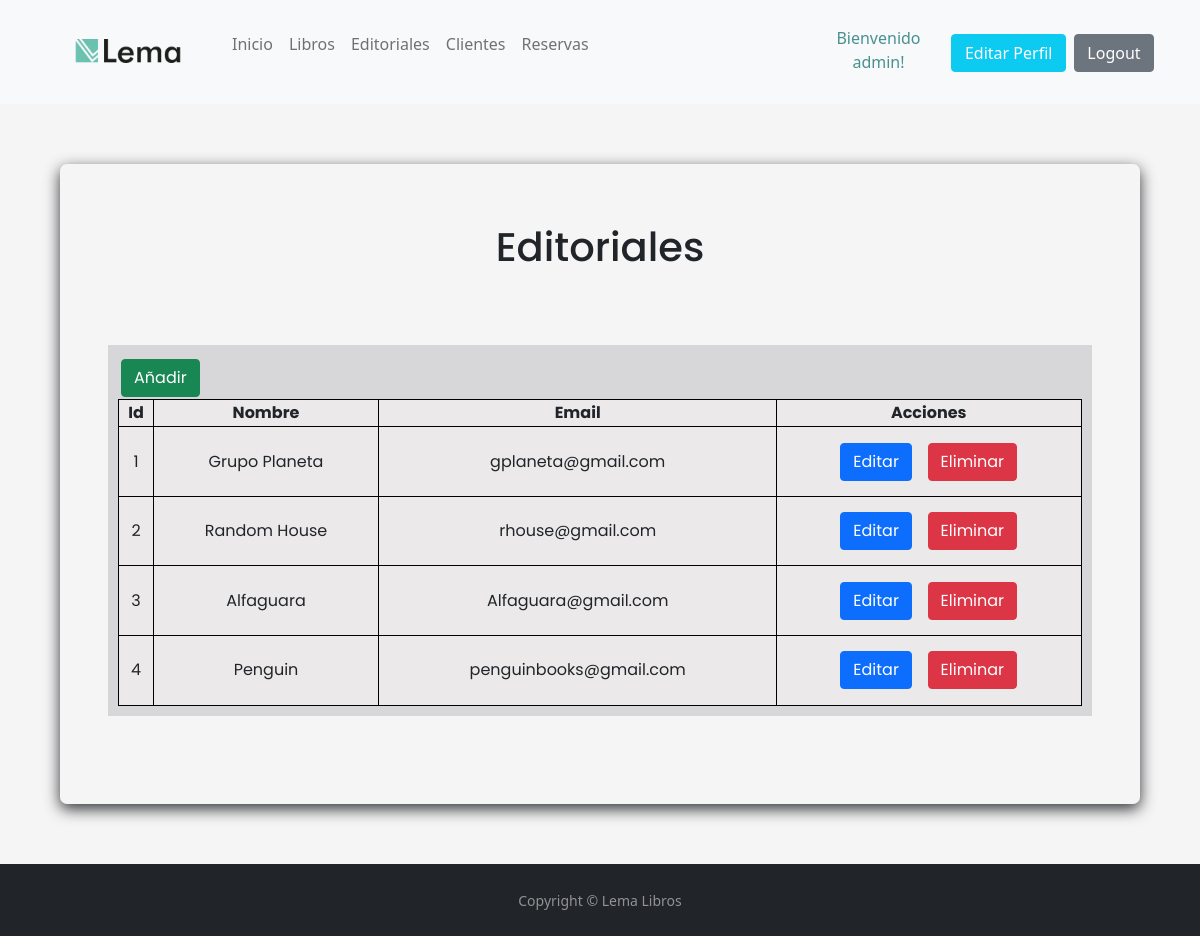
Page /negocio/editoriales/ (signed in) on the earlier database version.
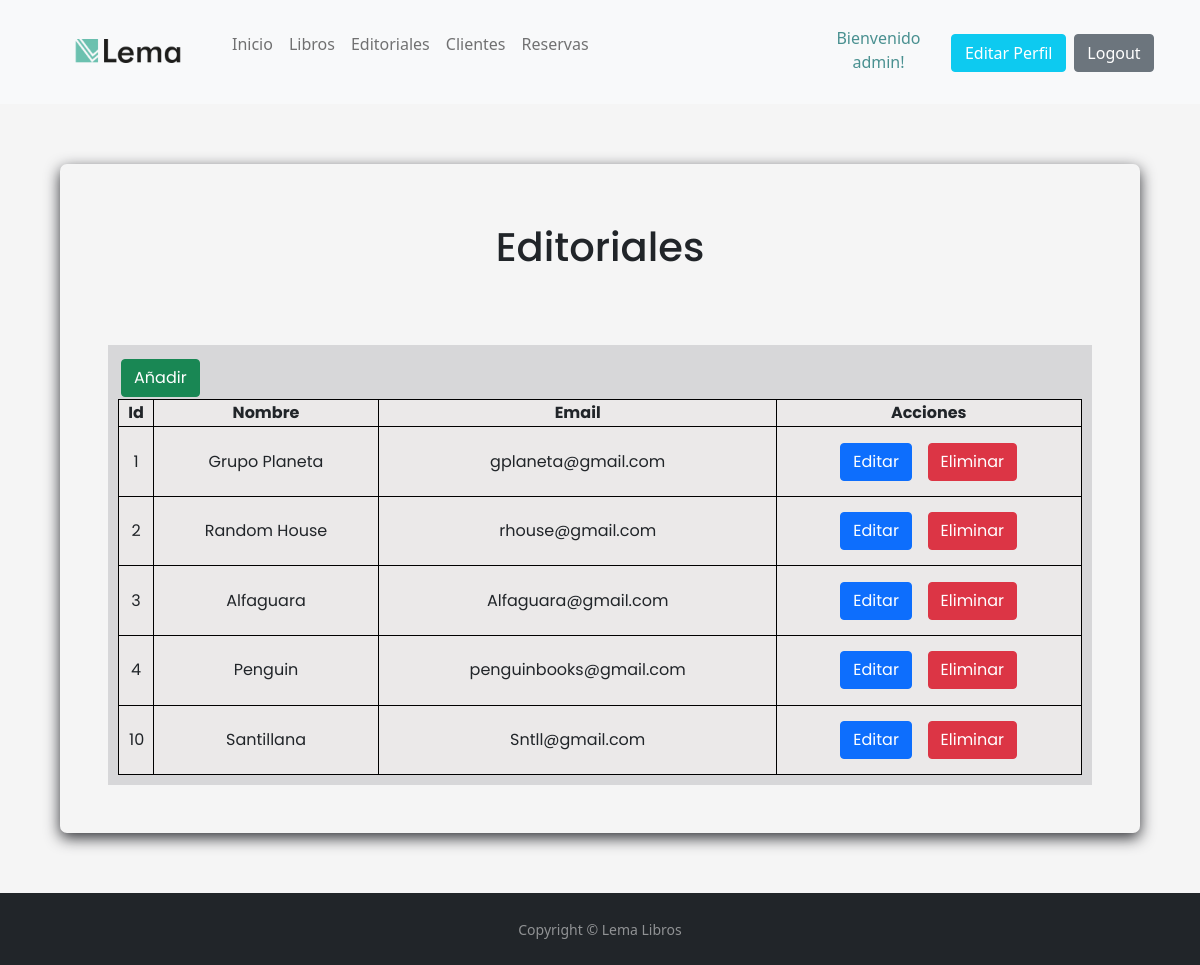
Same page on the later database version.
### negocio/models.py (models this page shows, shortened)
class Editorial(models.Model):
    nombre = models.CharField(max_length=25)
    email = models.EmailField()
    class Meta:
        verbose_name = "Editorial"
        verbose_name_plural = "Editoriales"

### negocio/views.py (the view)
# urls.py: path('editoriales/', EditorialList.as_view(), name="editoriales"),
class EditorialList(LoginRequiredMixin, ListView):
    model = Editorial

### negocio/templates/negocio/editorial_list.html (shortened to what this page needs)
<!DOCTYPE html>
<html>
    <head>
        {% extends 'negocio/home.html' %}
        {% block contenido %}
            <h1>Editoriales</h1>
            <div id=contenedor_tabla>
                <table>
                    <tr>
                        <td>
                            <a href="{% url 'editorial_create' %}"><button type="button" class="btn btn-success">Añadir</button></a>
                        </td>
                    </tr>
                </table>
                <table class="tabla">
                    <thead>
                        <tr>
                            <th class="tabla_head">Id</th>
                            <th class="tabla_head">Nombre</th>
                            <th class="tabla_head">Email</th>
                            <th class="tabla_head">Acciones</th>
                        </tr>
                    </thead>
                    <tbody>
                    {% for  editorial in editorial_list %}
                        <tr>
                            <td class="tabla_item">{{editorial.id}}</td>
                            <td class="tabla_item">{{editorial.nombre}}</td>
                            <td class="tabla_item">{{editorial.email}}</td>
                            <td class="tabla_item">
                                <a href="{% url 'editorial_update' editorial.id %}"><button type="button" class="btn btn-primary">Editar</button></a>
                                <a href="{% url 'editorial_delete' editorial.id %}"><button type="button" class="btn btn-danger">Eliminar</button></a>
                            </td>
                        <tr>
                    {% endfor %}
                    </tbody>
                </table>
            </div>
        {% endblock contenido %}

Differences in the rows shown:
added Editorial: id "10", nombre "Santillana", email "Sntll@gmail.com"
